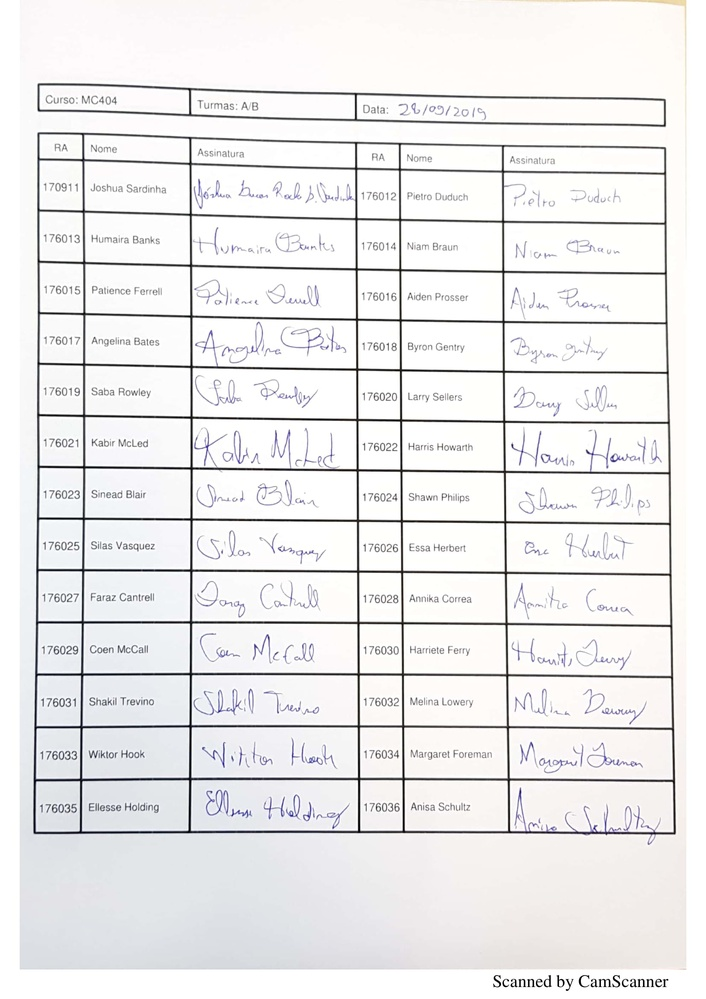
#> input picture extraction/samples/Sample1.jpg, 706 x 999 px, shrunk from 1653 x 2339 before the run
$ python extract-table-cells.py --image samples/Sample1.jpg
#> lines starting #> are read from the running program, lines starting #| are printed output that depends on the picture; after the words box and inside, x2 and y2 are one past the last pixel; in counts of white or black regions, pixels touching at a corner belong together
#!/usr/bin/env python3
# ---------------------------------------------------------------------------- #
#
#  Copyright (c) 2019 Edson Borin <edson@ic.unicamp.br>
#
#  This file is part of the signing-sheets-tools toolset.
#
#  The signing-sheets-tools toolset is free software: you can redistribute
#  it and/or modify it under the terms of the GNU General Public
#  License 3, as published by the Free Software Foundation.
#
#  The signing-sheets-tools toolset is distributed in the hope that
#  it will be useful, but WITHOUT ANY WARRANTY; without even the
#  implied warranty of MERCHANTABILITY or FITNESS FOR A PARTICULAR
#  PURPOSE.  See the GNU General Public License for more details.
#
#  You should have received a copy of the GNU General Public License
#  along with the signing-sheets-tools toolset.
#  If not, see <https://www.gnu.org/licenses/>.
#
# ---------------------------------------------------------------------------- #

import argparse
import cv2
import os
import numpy as np

def main():

        ap = argparse.ArgumentParser()

        ap.add_argument("-i", "--image", required=True,
                        help="input image's path")
        ap.add_argument("-bi", "--boxed_image", required=False,
                        help="Filename to write the image marked with cell boxes. Usefull for debugging.")
        ap.add_argument("-bt", "--boxes_template", required=False,
                        help="Filename to write the boxes template. Usefull for debugging.")
        ap.add_argument("-od", "--output_dir", required=False, default = "./",
                        help="Output directory to write cells")
        ap.add_argument("-min_width", default=15, required=False,
                        help="Filter out cells with width smaller than min_width. Default = 15.")
        ap.add_argument("-max_width", default=1000, required=False,
                        help="Filter out cells with width larger than max_width. Default = 1000.")
        ap.add_argument("-min_height", default=15, required=False,
                        help="Filter out cells with height smaller than min_height. Default = 15.")
        ap.add_argument("-max_height", default=1000, required=False,
                        help="Filter out cells with height larger than max_height. Default = 1000.")
        ap.add_argument("-widen_factor", default=0, required=False,
                        help="Factor used to widen cells.")
        ap.add_argument("-norm1", type=str2bool, nargs='?',
                        const=True, default=False, required=False,
                        help="Detect outer box and normalize image")

        args = vars(ap.parse_args())

        #Check output dir
        output_dir=args["output_dir"]
        if output_dir[-1] != "/": output_dir += "/"
        if not os.path.exists(output_dir):
                print("Output dir \""+output_dir+"\"does not exist. Creating it.")
                try:
                        os.mkdir(output_dir)
                except:
                        print("Error when trying to create output dir \""+output_dir+"\". Giving up.")
                        exit(1)

        print("Loading image from file ", args["image"])
        img = cv2.imread(args["image"])
#> img is the input picture: shape (999, 706, 3); mean B, G, R 235.5, 235.2, 235.9

        if args["norm1"]:
                print("Normalizing image...")
                img = normalize_img(img)
                cv2.imwrite("NormalizedTable.jpg", img)

        print("Extracting table cells...")
        cells = extract_table_cells(img,args["boxes_template"])

        print("Filtering out cells, grouping them by row, and sorting from left to right...")
        non_small_cells = filter_out_cells(cells, int(args["min_width"]), int(args["min_height"]), \
                                           int(args["max_width"]), int(args["max_height"]), \
                                           int(args["widen_factor"]))

        if args["boxed_image"]:
                print("Generating boxed image. File:", args["boxed_image"])
                boxed_img = img.copy()
                for x,y,w,h in non_small_cells:
                        cv2.rectangle(boxed_img, (x,y), (x+w,y+h), (255,0,0), 2)
                        cv2.line(boxed_img, (x,y), (x+w,y+h), (0,0,255), 2)
                        cv2.line(boxed_img, (x,y+h), (x+w,y), (0,0,255), 2)
                cv2.imwrite(args["boxed_image"], boxed_img)

        print("Group cells by row and sort by column order...")
        sorted_cells = group_by_row_and_sort_by_column(non_small_cells)

        print("Extracting cell images and output do directory:"+args["output_dir"])
        row = 0
        stats = {} # Map number of cols => Number of rows
        for k, l in sorted_cells.items():
                row += 1
                col = 0
                for x,y,w,h in l:
                        col += 1
                        new_img = img[y:y+h, x:x+w]
                        generate_img(row,col,new_img,output_dir)
                if col in stats: stats[col] += 1
                else: stats[col] = 1
                if col != 6: print("Warning: row",row,"has",col,"columns")
        print("Stats")
        for k, v in stats.items():
                print(v,"row(s) with",k,"column(s).")

# [9 lines left out: function str2bool, not called in this run]

def extract_table_cells(img,boxes_template_fn):
        # Thresholding the image
        (thresh, img_bin) = cv2.threshold(img, 128, 255,cv2.THRESH_BINARY, cv2.THRESH_OTSU)
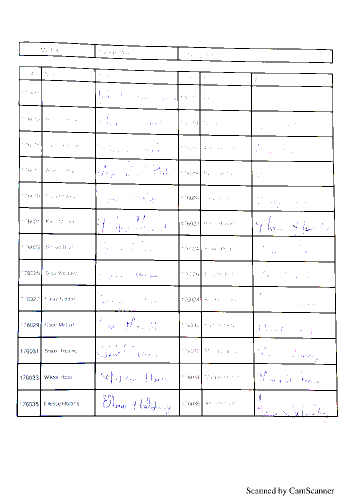
#> img_bin: shape (999, 706, 3) (shown at 1/2 size); mean B, G, R 244, 243.6, 243.7
#> thresh = 128
        # Invert the image
        img_bin = 255-img_bin

        # Defining a kernel length
        hori_kernel_length = np.array(img).shape[1]//100
        vert_kernel_length = np.array(img).shape[0]//100
        print("image shape =", np.array(img).shape)
#| image shape = (999, 706, 3)
        print("Hori kernel length = {}, Vert kernel length = {}".format(hori_kernel_length, vert_kernel_length))
#| Hori kernel length = 7, Vert kernel length = 9
        # A verticle kernel of (1 X kernel_length), which will detect all the verticle lines from the image.
        verticle_kernel = cv2.getStructuringElement(cv2.MORPH_RECT, (1, vert_kernel_length))
        # A horizontal kernel of (kernel_length X 1), which will help to detect all the horizontal line from the image.
        hori_kernel = cv2.getStructuringElement(cv2.MORPH_RECT, (hori_kernel_length, 1))
        # A kernel of (3 X 3) ones.
        kernel = cv2.getStructuringElement(cv2.MORPH_RECT, (3, 3))

        #img_temp11 = img_bin
        #img_temp11 = cv2.dilate(img_temp11, verticle_kernel, iterations=1)
        #img_temp11 = cv2.erode(img_temp11, verticle_kernel, iterations=1)
        img_temp1 = cv2.erode(img_bin, verticle_kernel, iterations=3)
        vertical_lines_img = cv2.dilate(img_temp1, verticle_kernel, iterations=3)
        vertical_lines_img = cv2.dilate(vertical_lines_img, np.ones((3,3), np.uint8))
        cv2.imwrite("Vertical lines.jpg", vertical_lines_img)
        # Morphological operation to detect horizontal lines from an image
        img_temp2 = cv2.erode(img_bin, hori_kernel, iterations=3)
        horizontal_lines_img = cv2.dilate(img_temp2, hori_kernel, iterations=3)
        horizontal_lines_img = cv2.dilate(horizontal_lines_img, np.ones((3,3), np.uint8))
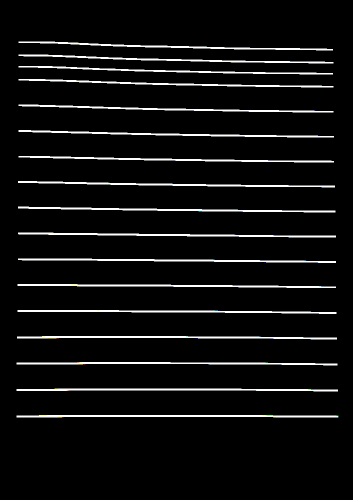
#> horizontal_lines_img: shape (999, 706, 3) (shown at 1/2 size); mean B, G, R 14.9, 14.9, 14.9
        cv2.imwrite("Horizontal lines.jpg", horizontal_lines_img)

        # Clear headline
        gray_vertical_lines = cv2.cvtColor(vertical_lines_img, cv2.COLOR_RGB2GRAY)
        gray_horizontal_lines = cv2.cvtColor(horizontal_lines_img, cv2.COLOR_RGB2GRAY)
        vertical_contours, tmp_hierarchy = cv2.findContours(gray_vertical_lines, cv2.RETR_TREE, cv2.CHAIN_APPROX_SIMPLE)
#> vertical_contours = 11 contours; largest, box (x1, y1, x2, y2) and area: (79, 132, 86, 835) 2051, (188, 136, 194, 834) 2012, (354, 141, 361, 834) 1984, (398, 142, 406, 834) 1973, (501, 144, 511, 834) 1940; tmp_hierarchy = [[1, -1, -1, -1], [2, 0, -1, -1], [3, 1, -1, -1], [4, 2, -1, -1], [5, 3, -1, -1], [6, 4, -1, -1], [7, 5, -1, -1], [8, 6, -1, -1], [9, 7, -1, -1], [10, 8, -1, -1], [-1, 9, -1, -1]]
        horizontal_contours, tmp_hierarchy2 = cv2.findContours(gray_horizontal_lines, cv2.RETR_TREE, cv2.CHAIN_APPROX_SIMPLE)
#> horizontal_contours = 17 contours; largest, box (x1, y1, x2, y2) and area: (33, 830, 677, 835) 1978, (33, 777, 676, 783) 1923, (34, 672, 674, 679) 1904, (36, 465, 672, 475) 1896, (36, 517, 672, 526) 1864; tmp_hierarchy2 = 17 rows, first 6: [1, -1, -1, -1], [2, 0, -1, -1], [3, 1, -1, -1], [4, 2, -1, -1], [5, 3, -1, -1], [6, 4, -1, -1]
        top_most_position = img.shape[0]
        for cnt in vertical_contours:
            contour_top_most_y = tuple(cnt[cnt[:,:,1].argmin()][0])[1]
            if contour_top_most_y < top_most_position:
                top_most_position = contour_top_most_y
#> this loop made 11 passes
#> (cnt, contour_top_most_y, top_most_position) on passes 9 to 11: ([[354, 92], [354, 121], [357, 121], [357, 92]], 92, 92), ([[188, 87], [188, 116], [191, 116], [191, 87]], 87, 87), ([[37, 83], [37, 111], [39, 111], [39, 83]], 83, 83)
#> after the loop, top_most_position = 83
        for y in range(horizontal_lines_img.shape[1]):
            for x in range(0, top_most_position):
                for z in range(horizontal_lines_img.shape[2]):
                    horizontal_lines_img[x, y, z] = 0

        positions_matrix = []
        blank = np.zeros(img.shape)
        gray_horizontal_lines = cv2.cvtColor(horizontal_lines_img, cv2.COLOR_RGB2GRAY)
        horizontal_edged = cv2.Canny(gray_horizontal_lines, 75, 200)
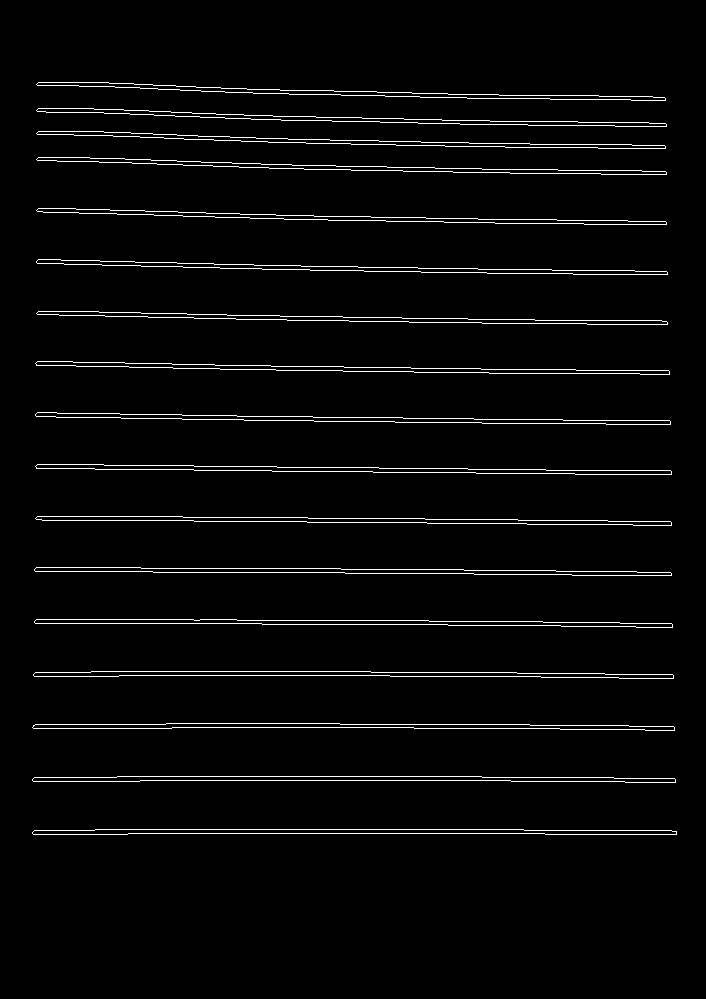
#> horizontal_edged: shape (999, 706); 3.1% white in thin lines or dots, all inside (x1, y1, x2, y2) = (32, 82, 677, 835)
        cv2.imwrite("test1.png", horizontal_edged)
        horizontal_contours, horizontal_hierarchy = cv2.findContours(horizontal_edged, cv2.RETR_TREE, cv2.CHAIN_APPROX_SIMPLE)
#> horizontal_contours = 34 contours; largest, box (x1, y1, x2, y2) and area: (32, 829, 677, 835) 2581, (32, 829, 677, 835) 2580, (32, 776, 676, 783) 2552, (32, 776, 676, 783) 2552, (33, 671, 674, 679) 2528; horizontal_hierarchy = 34 rows, first 6: [2, -1, 1, -1], [-1, -1, -1, 0], [4, 0, 3, -1], [-1, -1, -1, 2], [6, 2, 5, -1], [-1, -1, -1, 4]
        for cnt in horizontal_contours:
            cv2.drawContours(img, cnt, -1, (255, 0, 0), 1)
#> this loop made 34 passes
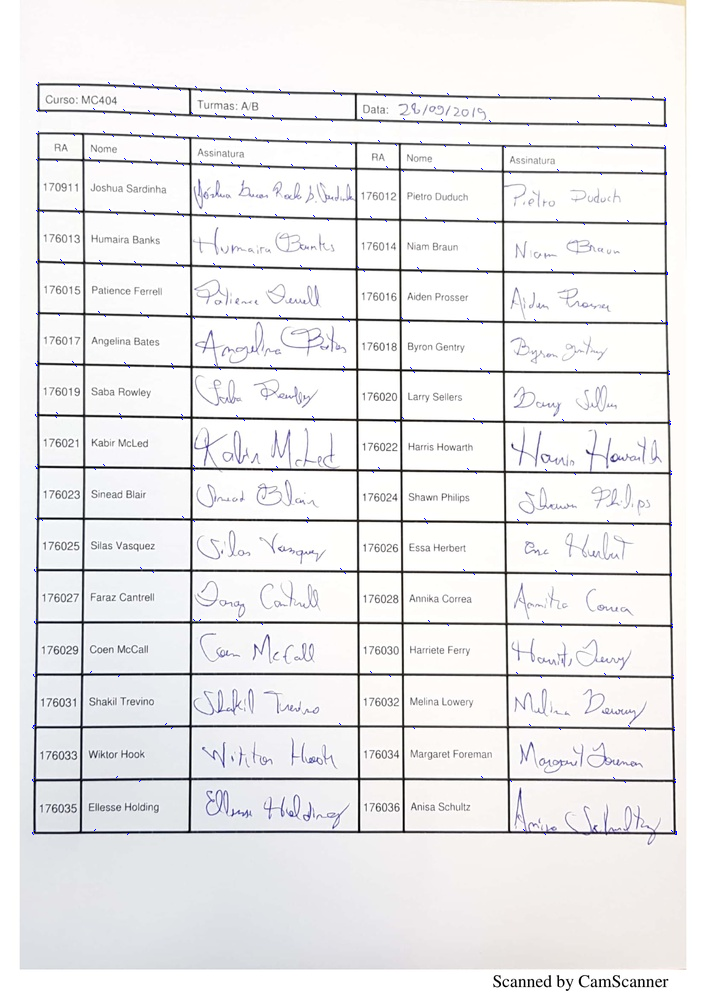
#> img: shape (999, 706, 3); 0.1% of pixels changed, all inside (x1, y1, x2, y2) = (32, 82, 677, 835)

        cv2.imwrite("test.png", img)

        for cnt in horizontal_contours:
            position_vector = []


        img1 = cv2.drawContours(blank.copy(), vertical_contours, -1, (255, 255, 255), 3)
#> img1: shape (999, 706, 3) float64; 5.6% white; 11 white regions, largest, box (x1, y1, x2, y2) and area: (77, 130, 88, 837) 5589, (186, 134, 196, 836) 5522, (352, 139, 363, 836) 5472
        img2 = cv2.drawContours(blank.copy(), horizontal_contours, -1, (255, 255, 255), 3)
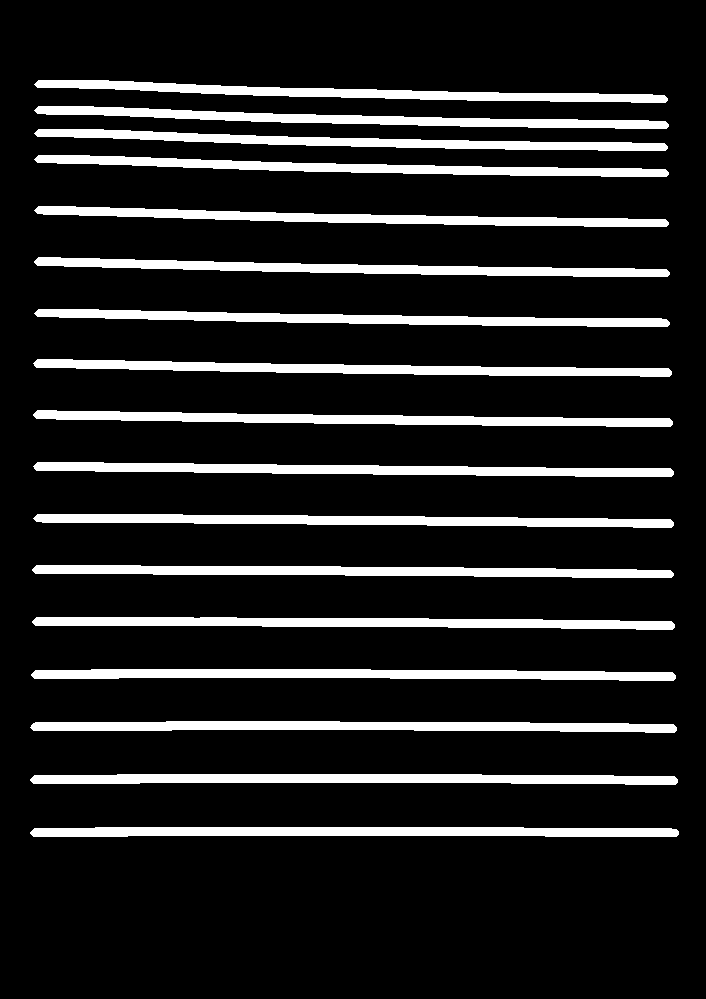
#> img2: shape (999, 706, 3) float64; 13.5% white; 17 white regions, largest, box (x1, y1, x2, y2) and area: (30, 827, 679, 837) 5824, (30, 774, 678, 785) 5790, (31, 669, 676, 681) 5751
        cv2.imwrite("img1.jpg", img1)
        cv2.imwrite("img2.jpg", img2)

        intersection = np.logical_and(img1, img2)
#> intersection: shape (999, 706, 3) bool; 1% white; 113 white regions, largest, box (x1, y1, x2, y2) and area: (77, 722, 86, 731) 80, (186, 721, 195, 730) 79, (397, 415, 405, 425) 78
        cv2.imwrite("OMEGA TEST.jpg", np.float32(intersection)*255)

        # Weighting parameters, this will decide the quantity of an image to be added to make a new image.
        alpha = 0.5
        beta = 1.0 - alpha
        # This function helps to add two image with specific weight parameter to get a third image as summation of two image.
        img_final_bin = cv2.addWeighted(vertical_lines_img, alpha, horizontal_lines_img, beta, 0.0)
        cv2.imwrite("SEMIFINAL.png", img_final_bin*255)

        img_final_bin = cv2.erode(~img_final_bin, kernel, iterations=2)
        (thresh, img_final_bin) = cv2.threshold(img_final_bin, 128,255, cv2.THRESH_BINARY, cv2.THRESH_OTSU)
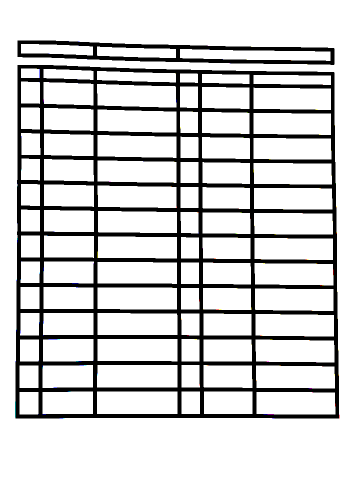
#> img_final_bin: shape (999, 706, 3) (shown at 1/2 size); mean B, G, R 212.4, 212.4, 212.4

        if boxes_template_fn:
                cv2.imwrite(boxes_template_fn, img_final_bin)

        # Find contours for image, which will detect all the boxes
        img_final_bin = cv2.cvtColor(img_final_bin, cv2.COLOR_RGB2GRAY)
#> img_final_bin: shape (999, 706)
        contours, hierarchy = cv2.findContours(img_final_bin, cv2.RETR_TREE, cv2.CHAIN_APPROX_SIMPLE)
#> contours = 90 contours; largest, box (x1, y1, x2, y2) and area: (0, 0, 706, 999) 703590, (30, 129, 679, 838) 448154, (34, 80, 670, 131) 22188, (194, 783, 355, 828) 7040, (194, 730, 355, 775) 7024

        # Format boxes as tuples of (x,y,w,h), where x,y is the position of
        # the top-left corner, w = width and h = height
        cells = []
        for c in contours:
                # Returns the location and width,height for every contour
                x, y, w, h = cv2.boundingRect(c)
                cells.append((x, y, w, h))
#> this loop made 90 passes
#> (x, y, w, h) on passes 2, 3, 8, 9, 11, 12, 13, 14: (30, 129, 649, 709), (513, 784, 158, 45), (85, 783, 101, 46), (512, 731, 158, 46), (407, 730, 98, 46), (363, 730, 37, 45), (194, 730, 161, 45), (85, 730, 101, 46)
#> after the loop, cells = 90 items, first 6: (0, 0, 706, 999), (30, 129, 649, 709), (513, 784, 158, 45), (39, 784, 38, 45), (408, 783, 97, 45), (363, 783, 37, 45)
#> the loop in filter_out_cells, `for x,y,w,h in cells:` made 90 passes
#> after the loop in filter_out_cells, `for x,y,w,h in cells:`: filtered_list has the same summary as cells in extract_table_cells
#> in main, `non_small_cells = filter_out_cells(cells, int(args["min_width"]), int(..`: non_small_cells has the same summary as cells in extract_table_cells
        return cells

def search_row_set(rs,yi,hi):
    m1 = yi + hi/2
    for k, v in rs.items():
        l = v[-1]
        x, y, h = l[0], l[1], l[3]
        m2 = y + h/2
        if m1 >= y-h/2 and m1 <= y+(3*h/4): #and xi > x:
            return k
        #y, h = k
        #if m >= y and m <= y+h:
        #    return k
    return None

def group_by_row_and_sort_by_column(cells):
    print("Number of cells: ", len(cells))
#| Number of cells:  90
    # Sort by y (tup[1])
    cells.sort(key=lambda tup: tup[1])
    row_sets = {}
    for x,y,w,h in cells:
            # Filter out small cells
            k = search_row_set(row_sets,y,h)
            if k == None:
                    row_sets[(y,h)] = [(x,y,w,h)]
            else:
                    row_sets[k].append((x,y,w,h))
#> this loop made 90 passes
#> (x, y, w, h, m1 in search_row_set, k) on passes 2, 3, 4, 5, 7, 8, 9, 10: (34, 80, 636, 51, 105.5, (0, 999)), (42, 88, 144, 23, 99.5, (0, 999)), (194, 93, 158, 23, 104.5, (0, 999)), (360, 98, 301, 24, 110, (0, 999)), (42, 137, 38, 19, 146.5, (129, 709)), (87, 138, 100, 22, 149, (129, 709)), (194, 142, 158, 23, 153.5, (129, 709)), (360, 147, 36, 19, 156.5, (129, 709))
#> after the loop, row_sets = 15 items

    #Sort sets by x
    for k, v in row_sets.items():
            v.sort(key=lambda tup: tup[0])
#> this loop made 15 passes
#> k on passes 1 to 8: (0, 999), (129, 709), (163, 45), (215, 44), (266, 44), (317, 44), (368, 44), (419, 44)

    return row_sets

def filter_out_cells(cells, min_w, min_h, max_w, max_h, wf):
        filtered_list = []
        for x,y,w,h in cells:
                # Filter out small cells
                if (w >= min_w and h >= min_h and w <= max_w and h <= max_h):
                        filtered_list.append((x-wf,y-wf,w+2*wf,h+2*wf))
        return filtered_list

def generate_img(row,col,img,base_dir):
        cv2.imwrite(base_dir+"cell-"+"{0:0=2d}-".format(row)+"{0:0=2d}".format(col)+'.png', img)


try:
        import imutils

        # [37 lines left out: functions stretch_img, normalize_img, not called in this run]

except:
        # [4 lines left out: function normalize_img, not called in this run]

# ------- #

main()
#> the loop in main, `for k, l in sorted_cells.items():` made 15 passes
#> (printed output is left out)
#> pass 1, in generate_img (call 5), `cv2.imwrite(base_dir+"cell-"+"{0:0=2d}-".format(row)+"{0:0=2d}".format..`:
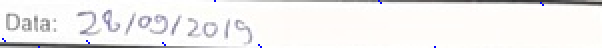
#> saved as cell-01-05.png: shape (24, 301, 3) (shown 2 times larger); mean B, G, R 238.4, 238.9, 240.3
#> after the loop in main, `for k, l in sorted_cells.items():`: row = 15; stats = {5: 1, 7: 1, 6: 13}
#> the loop in main, `for k, v in stats.items():` made 3 passes
#> (k, v) on passes 1 to 3: (5, 1), (7, 1), (6, 13)
#> (printed output is left out)
